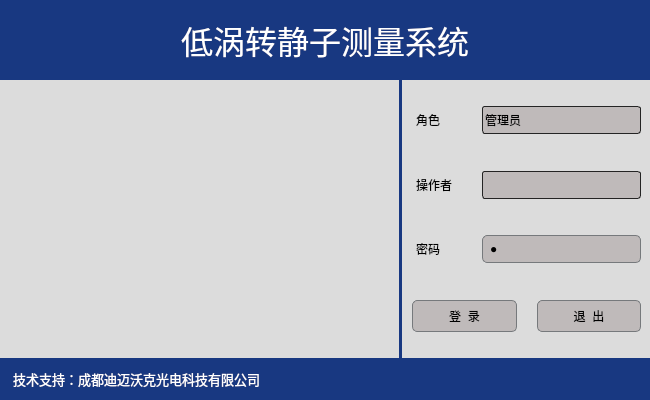
<?xml version="1.0" encoding="UTF-8"?>
<ui version="4.0">
 <class>loginForm</class>
 <widget class="QWidget" name="loginForm">
  <property name="geometry">
   <rect>
    <x>0</x>
    <y>0</y>
    <width>650</width>
    <height>400</height>
   </rect>
  </property>
  <property name="minimumSize">
   <size>
    <width>650</width>
    <height>400</height>
   </size>
  </property>
  <property name="maximumSize">
   <size>
    <width>650</width>
    <height>400</height>
   </size>
  </property>
  <property name="windowTitle">
   <string>登录</string>
  </property>
  <property name="styleSheet">
   <string notr="true">
QWidget
{
    background-color: #DCDCDC;
    padding: 1px;
    border-radius: 0px;
    opacity: 0;
	color: rgb(0, 0, 0);
/*
	font: 12pt ;
*/
}

 
QWidget #widget1,#widget2
{
     color: #F0F0F0;
	 background-color: #183881;
     padding: 1px;
     border-radius: 0px;
     opacity: 0;
}

QLabel#label_4,#label_5
{
     color:#FFFFFF;
	 background-color: #183881;
}


QFrame#line
{
	background-color: #183881;
}

QComboBox{
border:1px solid #242424;
border-radius:3px;
padding:2px;
background:none;
selection-background-color:#484848;
selection-color:#DCDCDC;
}

QLineEdit
{
    background-color: #BFBABA;
    selection-background-color: #D1DBCB;
    selection-color: black;
    padding: 5px;
    border-style: solid;
    border: 1px solid #76797C;
    border-radius: 5px;
    color: #000000;
}

QPushButton
{
    color: #000000;
    background-color: #BFBABA;
    border-width: 1px;
    border-color: #76797C;
    border-style: solid;
    padding: 5px;
	border-radius:5px;
}

QPushButton:disabled
{
    background-color: #C2C46B;
    border-width: 1px;
    border-color: #76797C;
    border-style: solid;
    padding-top: 5px;
    padding-bottom: 5px;
    padding-left: 10px;
    padding-right: 10px;
    border-radius: 2px;
    color: #000000;
}

QPushButton:focus {
    background-color: #D1DBCB;
    color: black;
}

QPushButton:pressed
{
    color: black;
    background-color: #D1DBCB;
    padding-top: -15px;
    padding-bottom: -17px;
}
QPushButton:checked{
    background-color: #76797C;
    border-color: #6A6969;
}


QComboBox{
	border:1px solid #242424;
	border-radius:3px;
	padding:2px;
	background:#BFBABA;
}
QComboBox::down-arrow,QDateEdit[calendarPopup=&quot;true&quot;]::down-arrow,QTimeEdit[calendarPopup=&quot;true&quot;]::down-arrow,QDateTimeEdit[calendarPopup=&quot;true&quot;]::down-arrow{
image:url(:/qss_icons/rc/add_bottom.png);
width:10px;
height:10px;
right:2px;
}

QComboBox::drop-down,QDateEdit::drop-down,QTimeEdit::drop-down,QDateTimeEdit::drop-down{
subcontrol-origin:padding;
subcontrol-position:top right;
width:15px;
border-left-width:0px;
border-left-style:solid;
border-top-right-radius:3px;
border-bottom-right-radius:3px;
border-left-color:#242424;
}

QComboBox::drop-down:on{
top:1px;
}</string>
  </property>
  <layout class="QVBoxLayout" name="verticalLayout_2" stretch="0,1,0">
   <property name="spacing">
    <number>0</number>
   </property>
   <property name="leftMargin">
    <number>0</number>
   </property>
   <property name="topMargin">
    <number>0</number>
   </property>
   <property name="rightMargin">
    <number>0</number>
   </property>
   <property name="bottomMargin">
    <number>0</number>
   </property>
   <item>
    <widget class="QWidget" name="widget1" native="true">
     <property name="minimumSize">
      <size>
       <width>0</width>
       <height>80</height>
      </size>
     </property>
     <property name="maximumSize">
      <size>
       <width>16777215</width>
       <height>80</height>
      </size>
     </property>
     <layout class="QHBoxLayout" name="horizontalLayout_6">
      <property name="spacing">
       <number>0</number>
      </property>
      <property name="leftMargin">
       <number>0</number>
      </property>
      <property name="topMargin">
       <number>0</number>
      </property>
      <property name="rightMargin">
       <number>0</number>
      </property>
      <property name="bottomMargin">
       <number>0</number>
      </property>
      <item>
       <widget class="QLabel" name="label_4">
        <property name="font">
         <font>
          <pointsize>24</pointsize>
         </font>
        </property>
        <property name="text">
         <string>低涡转静子测量系统</string>
        </property>
        <property name="alignment">
         <set>Qt::AlignCenter</set>
        </property>
       </widget>
      </item>
     </layout>
    </widget>
   </item>
   <item>
    <layout class="QHBoxLayout" name="horizontalLayout_5" stretch="0,0,0">
     <property name="spacing">
      <number>10</number>
     </property>
     <property name="leftMargin">
      <number>9</number>
     </property>
     <property name="rightMargin">
      <number>9</number>
     </property>
     <item>
      <widget class="QLabel" name="log">
       <property name="minimumSize">
        <size>
         <width>380</width>
         <height>0</height>
        </size>
       </property>
       <property name="text">
        <string/>
       </property>
       <property name="pixmap">
        <pixmap resource="images.qrc">:/img/images/log.ico</pixmap>
       </property>
       <property name="scaledContents">
        <bool>true</bool>
       </property>
       <property name="alignment">
        <set>Qt::AlignCenter</set>
       </property>
      </widget>
     </item>
     <item>
      <widget class="Line" name="line">
       <property name="orientation">
        <enum>Qt::Vertical</enum>
       </property>
      </widget>
     </item>
     <item>
      <layout class="QVBoxLayout" name="verticalLayout">
       <item>
        <spacer name="verticalSpacer_4">
         <property name="orientation">
          <enum>Qt::Vertical</enum>
         </property>
         <property name="sizeHint" stdset="0">
          <size>
           <width>20</width>
           <height>40</height>
          </size>
         </property>
        </spacer>
       </item>
       <item>
        <layout class="QHBoxLayout" name="horizontalLayout">
         <item>
          <widget class="QLabel" name="label_3">
           <property name="minimumSize">
            <size>
             <width>50</width>
             <height>0</height>
            </size>
           </property>
           <property name="maximumSize">
            <size>
             <width>60</width>
             <height>16777215</height>
            </size>
           </property>
           <property name="text">
            <string>角色</string>
           </property>
          </widget>
         </item>
         <item>
          <widget class="QComboBox" name="role">
           <property name="minimumSize">
            <size>
             <width>0</width>
             <height>28</height>
            </size>
           </property>
           <item>
            <property name="text">
             <string>管理员</string>
            </property>
           </item>
           <item>
            <property name="text">
             <string>操作员</string>
            </property>
           </item>
          </widget>
         </item>
        </layout>
       </item>
       <item>
        <spacer name="verticalSpacer_2">
         <property name="orientation">
          <enum>Qt::Vertical</enum>
         </property>
         <property name="sizeHint" stdset="0">
          <size>
           <width>20</width>
           <height>40</height>
          </size>
         </property>
        </spacer>
       </item>
       <item>
        <layout class="QHBoxLayout" name="horizontalLayout_2">
         <item>
          <widget class="QLabel" name="label">
           <property name="minimumSize">
            <size>
             <width>60</width>
             <height>0</height>
            </size>
           </property>
           <property name="maximumSize">
            <size>
             <width>60</width>
             <height>16777215</height>
            </size>
           </property>
           <property name="text">
            <string>操作者</string>
           </property>
          </widget>
         </item>
         <item>
          <widget class="QComboBox" name="userName">
           <property name="minimumSize">
            <size>
             <width>0</width>
             <height>28</height>
            </size>
           </property>
          </widget>
         </item>
        </layout>
       </item>
       <item>
        <spacer name="verticalSpacer">
         <property name="orientation">
          <enum>Qt::Vertical</enum>
         </property>
         <property name="sizeHint" stdset="0">
          <size>
           <width>20</width>
           <height>40</height>
          </size>
         </property>
        </spacer>
       </item>
       <item>
        <layout class="QHBoxLayout" name="horizontalLayout_3">
         <item>
          <widget class="QLabel" name="label_2">
           <property name="minimumSize">
            <size>
             <width>60</width>
             <height>0</height>
            </size>
           </property>
           <property name="maximumSize">
            <size>
             <width>60</width>
             <height>16777215</height>
            </size>
           </property>
           <property name="text">
            <string>密码</string>
           </property>
          </widget>
         </item>
         <item>
          <widget class="QLineEdit" name="pwd">
           <property name="text">
            <string>1</string>
           </property>
           <property name="echoMode">
            <enum>QLineEdit::Password</enum>
           </property>
          </widget>
         </item>
        </layout>
       </item>
       <item>
        <spacer name="verticalSpacer_3">
         <property name="orientation">
          <enum>Qt::Vertical</enum>
         </property>
         <property name="sizeHint" stdset="0">
          <size>
           <width>20</width>
           <height>40</height>
          </size>
         </property>
        </spacer>
       </item>
       <item>
        <layout class="QHBoxLayout" name="horizontalLayout_4">
         <property name="spacing">
          <number>20</number>
         </property>
         <item>
          <widget class="QPushButton" name="loginBtn">
           <property name="minimumSize">
            <size>
             <width>90</width>
             <height>32</height>
            </size>
           </property>
           <property name="text">
            <string>登  录</string>
           </property>
           <property name="icon">
            <iconset resource="images.qrc">
             <normaloff>:/img/images/login.png</normaloff>:/img/images/login.png</iconset>
           </property>
          </widget>
         </item>
         <item>
          <widget class="QPushButton" name="exitBtn">
           <property name="minimumSize">
            <size>
             <width>90</width>
             <height>32</height>
            </size>
           </property>
           <property name="text">
            <string>退  出</string>
           </property>
           <property name="icon">
            <iconset resource="images.qrc">
             <normaloff>:/img/images/exit.png</normaloff>:/img/images/exit.png</iconset>
           </property>
          </widget>
         </item>
        </layout>
       </item>
       <item>
        <spacer name="verticalSpacer_5">
         <property name="orientation">
          <enum>Qt::Vertical</enum>
         </property>
         <property name="sizeHint" stdset="0">
          <size>
           <width>20</width>
           <height>40</height>
          </size>
         </property>
        </spacer>
       </item>
      </layout>
     </item>
    </layout>
   </item>
   <item>
    <widget class="QWidget" name="widget2" native="true">
     <property name="minimumSize">
      <size>
       <width>0</width>
       <height>42</height>
      </size>
     </property>
     <property name="maximumSize">
      <size>
       <width>16777215</width>
       <height>42</height>
      </size>
     </property>
     <layout class="QHBoxLayout" name="horizontalLayout_7">
      <property name="spacing">
       <number>0</number>
      </property>
      <property name="topMargin">
       <number>0</number>
      </property>
      <property name="bottomMargin">
       <number>0</number>
      </property>
      <item>
       <widget class="QLabel" name="label_5">
        <property name="font">
         <font>
          <pointsize>10</pointsize>
         </font>
        </property>
        <property name="text">
         <string>技术支持：成都迪迈沃克光电科技有限公司</string>
        </property>
       </widget>
      </item>
     </layout>
    </widget>
   </item>
  </layout>
 </widget>
 <resources>
  <include location="images.qrc"/>
 </resources>
 <connections/>
</ui>
